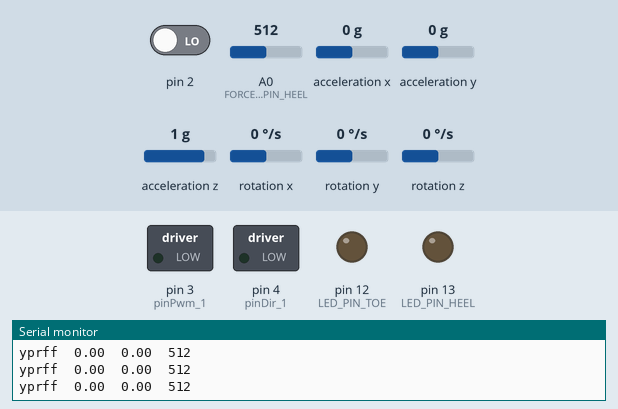
Recording of a sketch running on a simulated Arduino Uno, built with avr-gcc and run on an emulated ATmega328P. Shown: switched loads named in the sketch (green lamp = pin HIGH), output pins drawn as LEDs (lit = HIGH), the last lines printed to the serial monitor. Dashed ring = blinking. The inputs (shaded band) are chosen by the test bench; at power-on: acceleration x 0 g, A0 (FORCE_SENSOR_PIN_HEEL) = 512, acceleration y 0 g, pin 2 LOW, acceleration z 1 g, rotation x 0 °/s, rotation y 0 °/s, rotation z 0 °/s. The sensor or clock chip raises its interrupt line as the real part does.

Above: at 1.7 s.
1.8 s: acceleration x set to 0.3 g
At 3.0 s:
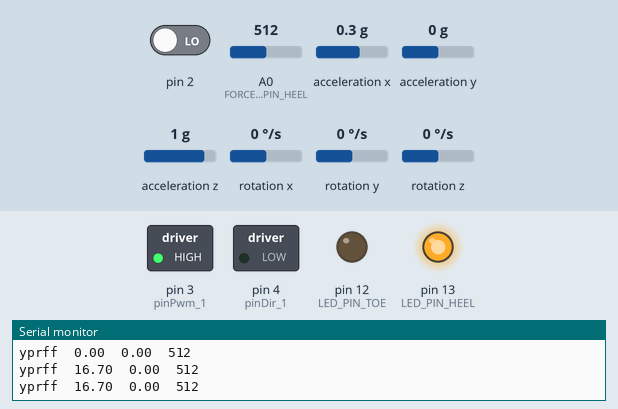
3.3 s: A0 (FORCE_SENSOR_PIN_HEEL) set to 683
6.0 s: A0 (FORCE_SENSOR_PIN_HEEL) set to 711
At 8.5 s:
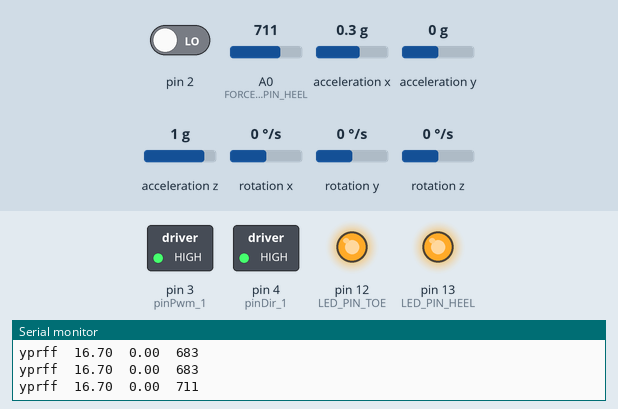
9.0 s: acceleration y set to -1.2 g
12.0 s: acceleration y set to -1.5 g
At 14.2 s:
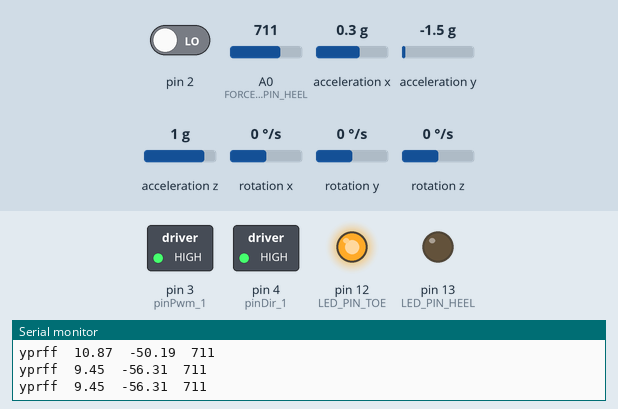
15.0 s: A0 (FORCE_SENSOR_PIN_HEEL) set to 690
At 16.9 s:
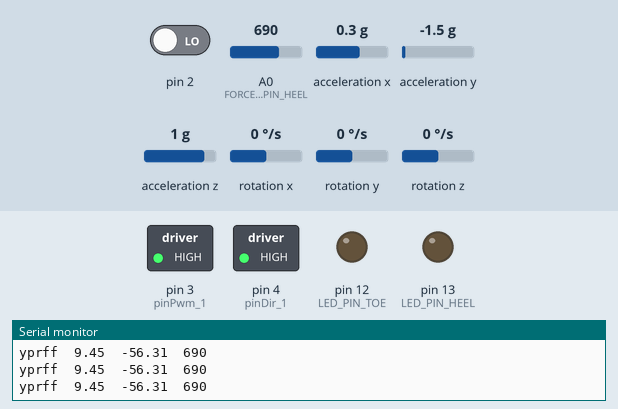
Timing chart, 0 to 18.4 s (numbered marks = the images above; inputs shaded):
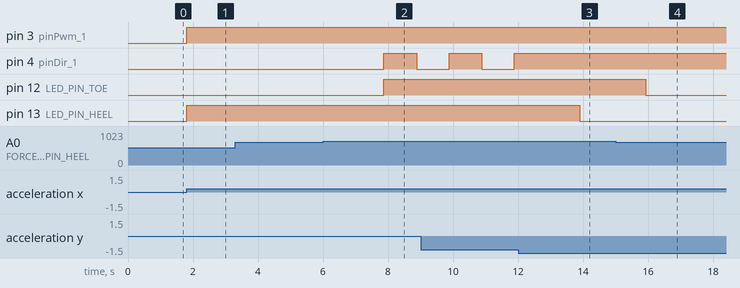

The sketch:

IMU_actuator.ino
```cpp
// I2Cdev and MPU6050 must be installed as libraries, or else the .cpp/.h files
// for both classes must be in the include path of your project
#include "I2Cdev.h"

#include "MPU6050_6Axis_MotionApps20.h"
//#include "MPU6050.h" // not necessary if using MotionApps include file

// Arduino Wire library is required if I2Cdev I2CDEV_ARDUINO_WIRE implementation
// is used in I2Cdev.h
#if I2CDEV_IMPLEMENTATION == I2CDEV_ARDUINO_WIRE
    #include "Wire.h"
#endif

// class default I2C address is 0x68
// specific I2C addresses may be passed as a parameter here
// AD0 low = 0x68 (default for SparkFun breakout and InvenSense evaluation board)
// AD0 high = 0x69
MPU6050 mpu;
//MPU6050 mpu(0x69); // <-- use for AD0 high

/* =========================================================================
   NOTE: In addition to connection 3.3v, GND, SDA, and SCL, this sketch
   depends on the MPU-6050's INT pin being connected to the Arduino's
   external interrupt #0 pin. On the Arduino Uno and Mega 2560, this is
   digital I/O pin 2.
 * ========================================================================= */

/* =========================================================================
   NOTE: Arduino v1.0.1 with the Leonardo board generates a compile error
   when using Serial.write(buf, len). The Teapot output uses this method.
   The solution requires a modification to the Arduino USBAPI.h file, which
   is fortunately simple, but annoying. This will be fixed in the next IDE
   release. For more info, see these links:

   http://arduino.cc/forum/index.php/topic,109987.0.html
   http://code.google.com/p/arduino/issues/detail?id=958
 * ========================================================================= */


// uncomment "OUTPUT_READABLE_YAWPITCHROLL" if you want to see the yaw/
// pitch/roll angles (in degrees) calculated from the quaternions coming
// from the FIFO. Note this also requires gravity vector calculations.
// Also note that yaw/pitch/roll angles suffer from gimbal lock (for
// more info, see: http://en.wikipedia.org/wiki/Gimbal_lock)
#define OUTPUT_READABLE_YAWPITCHROLL

// MPU control/status vars
bool dmpReady = false;  // set true if DMP init was successful
uint8_t mpuIntStatus;   // holds actual interrupt status byte from MPU
uint8_t devStatus;      // return status after each device operation (0 = success, !0 = error)
uint16_t packetSize;    // expected DMP packet size (default is 42 bytes)
uint16_t fifoCount;     // count of all bytes currently in FIFO
uint8_t fifoBuffer[64]; // FIFO storage buffer

// orientation/motion vars
Quaternion q;           // [w, x, y, z]         quaternion container
VectorInt16 aa;         // [x, y, z]            accel sensor measurements
VectorInt16 aaReal;     // [x, y, z]            gravity-free accel sensor measurements
VectorInt16 aaWorld;    // [x, y, z]            world-frame accel sensor measurements
VectorFloat gravity;    // [x, y, z]            gravity vector
float euler[3];         // [psi, theta, phi]    Euler angle container
float ypr[3];           // [yaw, pitch, roll]   yaw/pitch/roll container and gravity vector

// Store previous IMU value
float ypr_prev[3];

// packet structure for InvenSense teapot demo
uint8_t teapotPacket[14] = { '$', 0x02, 0,0, 0,0, 0,0, 0,0, 0x00, 0x00, '\r', '\n' };

// Force sensor define
#define FORCE_SENSOR_PIN_HEEL A0 // the FSR and 10K pulldown are connected to A0
#define FORCE_SENSOR_PIN_TOE A1 // the FSR and 10K pulldown are connected to A1

// Define LED
#define LED_PIN_HEEL 13
#define LED_PIN_TOE 12
bool blinkState_heel = false;
bool blinkState_toe = false;

// Define slope variables
unsigned long t;
unsigned long t_cur;
unsigned long t_prev;

float slope;

bool rising_edge = true;
bool zero_crossing = true;

// Motor shield #1
// PWM is connected to pin 3.
const int pinPwm_1 = 3;

// DIR is connected to pin 4.
const int pinDir_1 = 4;

// Speed of the motor.
static int iSpeed_1 = 0;

// ================================================================
// ===               INTERRUPT DETECTION ROUTINE                ===
// ================================================================

volatile bool mpuInterrupt = false;     // indicates whether MPU interrupt pin has gone high
void dmpDataReady() {
    mpuInterrupt = true;
}

// ================================================================
// ===                      INITIAL SETUP                       ===
// ================================================================

void setup() {
    // join I2C bus (I2Cdev library doesn't do this automatically)
    #if I2CDEV_IMPLEMENTATION == I2CDEV_ARDUINO_WIRE
        Wire.begin();
        TWBR = 24; // 400kHz I2C clock (200kHz if CPU is 8MHz)
    #elif I2CDEV_IMPLEMENTATION == I2CDEV_BUILTIN_FASTWIRE
        Fastwire::setup(400, true);
    #endif

    // initialize serial communication
    // (115200 chosen because it is required for Teapot Demo output, but it's
    // really up to you depending on your project)
    Serial.begin(115200);
    while (!Serial); // wait for Leonardo enumeration, others continue immediately

    // NOTE: 8MHz or slower host processors, like the Teensy @ 3.3v or Ardunio
    // Pro Mini running at 3.3v, cannot handle this baud rate reliably due to
    // the baud timing being too misaligned with processor ticks. You must use
    // 38400 or slower in these cases, or use some kind of external separate
    // crystal solution for the UART timer.

    // initialize device
    Serial.println(F("Initializing I2C devices..."));
    mpu.initialize();

    // verify connection
    Serial.println(F("Testing device connections..."));
    Serial.println(mpu.testConnection() ? F("MPU6050 connection successful") : F("MPU6050 connection failed"));

    // wait for ready
    //Serial.println(F("\nSend any character to begin DMP programming and demo: "));
    //while (Serial.available() && Serial.read()); // empty buffer
    //while (!Serial.available());                 // wait for data
    //while (Serial.available() && Serial.read()); // empty buffer again

    // load and configure the DMP
    Serial.println(F("Initializing DMP..."));
    devStatus = mpu.dmpInitialize();

    // supply your own gyro offsets here, scaled for min sensitivity
    mpu.setXGyroOffset(220);
    mpu.setYGyroOffset(76);
    mpu.setZGyroOffset(-85);
    mpu.setZAccelOffset(1788); // 1688 factory default for my test chip

    // make sure it worked (returns 0 if so)
    if (devStatus == 0) {
        // turn on the DMP, now that it's ready
        Serial.println(F("Enabling DMP..."));
        mpu.setDMPEnabled(true);

        // enable Arduino interrupt detection
        Serial.println(F("Enabling interrupt detection (Arduino external interrupt 0)..."));
        attachInterrupt(0, dmpDataReady, RISING);
        mpuIntStatus = mpu.getIntStatus();

        // set our DMP Ready flag so the main loop() function knows it's okay to use it
        Serial.println(F("DMP ready! Waiting for first interrupt..."));
        dmpReady = true;

        // get expected DMP packet size for later comparison
        packetSize = mpu.dmpGetFIFOPacketSize();
    } else {
        // ERROR!
        // 1 = initial memory load failed
        // 2 = DMP configuration updates failed
        // (if it's going to break, usually the code will be 1)
        Serial.print(F("DMP Initialization failed (code "));
        Serial.print(devStatus);
        Serial.println(F(")"));
    }

    // configure LED for output
    pinMode(LED_PIN_HEEL, OUTPUT);
    pinMode(LED_PIN_TOE, OUTPUT);

    ypr_prev[1] = ypr[1];

    // Initialize the PWM and DIR pins as digital outputs.
    pinMode(pinPwm_1, OUTPUT);
    pinMode(pinDir_1, OUTPUT);

}


// ================================================================
// ===                    MAIN PROGRAM LOOP                     ===
// ================================================================

void loop() {
    // if programming failed, don't try to do anything
    if (!dmpReady) return;

    // wait for MPU interrupt or extra packet(s) available
    while (!mpuInterrupt && fifoCount < packetSize) {
        // other program behavior stuff here
    }

    // reset interrupt flag and get INT_STATUS byte
    mpuInterrupt = false;
    mpuIntStatus = mpu.getIntStatus();

    // get current FIFO count
    fifoCount = mpu.getFIFOCount();

    // check for overflow (this should never happen unless our code is too inefficient)
    if ((mpuIntStatus & 0x10) || fifoCount == 1024) {
        // reset so we can continue cleanly
        mpu.resetFIFO();
        Serial.println(F("FIFO overflow!"));

    // otherwise, check for DMP data ready interrupt (this should happen frequently)
    } else if (mpuIntStatus & 0x02) {
        // wait for correct available data length, should be a VERY short wait
        while (fifoCount < packetSize) fifoCount = mpu.getFIFOCount();

        // read a packet from FIFO
        mpu.getFIFOBytes(fifoBuffer, packetSize);

        // track FIFO count here in case there is > 1 packet available
        // (this lets us immediately read more without waiting for an interrupt)
        fifoCount -= packetSize;

        #ifdef OUTPUT_READABLE_YAWPITCHROLL
            // display Euler angles in degrees
            ypr_prev[1] = ypr[1];
            t_prev = millis();

            mpu.dmpGetQuaternion(&q, fifoBuffer);
            mpu.dmpGetGravity(&gravity, &q);
            mpu.dmpGetYawPitchRoll(ypr, &q, &gravity);
            int analogReading_toe = analogRead(FORCE_SENSOR_PIN_HEEL);

            t = millis();

            Serial.print("yprff\t");
            //Serial.print(ypr[0] * 180/M_PI);
            //Serial.print("\t");
            Serial.print(ypr[1] * 180/M_PI);
            Serial.print("\t");
            Serial.print(ypr[2] * 180/M_PI);
            Serial.print("\t");
            Serial.println(analogReading_toe); // print the raw analog reading

            float num = ypr[1]* 180/M_PI-ypr_prev[1]* 180/M_PI;
            unsigned long denom = t - t_prev;

            slope = num/denom;
            slope = num/(float(denom)/1000);

            //Serial.print("\t");
            //Serial.println(slope); // print the raw analog reading
//
//            if (ypr[1]*180/M_PI > 10 && slope >= -50 && zero_crossing == true ) {
//              blinkState_heel = !blinkState_heel;
//              zero_crossing = !zero_crossing;
//            }
//
//            if (slope <= -50) {
//              zero_crossing = !zero_crossing;
//            }

            // Heel strike
            if (ypr[1]*180/M_PI > 10) {
              blinkState_heel = !blinkState_heel;
              digitalWrite(LED_PIN_HEEL, blinkState_heel);

              iSpeed_1 = 255;
              analogWrite(pinPwm_1, iSpeed_1);
              digitalWrite(pinDir_1, LOW);
              delay(1000);
            }

            // Toe off
            if (analogReading_toe > 700) {
              blinkState_toe = !blinkState_toe;
              digitalWrite(LED_PIN_TOE, blinkState_toe);

              iSpeed_1 = 255;
              analogWrite(pinPwm_1, iSpeed_1);
              digitalWrite(pinDir_1, HIGH);
              delay(1000);
            }

            digitalWrite(LED_PIN_HEEL, blinkState_heel);
            digitalWrite(LED_PIN_TOE, blinkState_toe);

            blinkState_heel = false;
            blinkState_toe = false;

        #endif
    }
}
```

Measured:
- the behaviour switches between 0.1 and 0.2 g on acceleration x (found by bisection; images 0 and 1)
- the behaviour switches between 700 and 701 on A0 (FORCE_SENSOR_PIN_HEEL) (found by bisection; images 1 and 2)
- the behaviour switches between -1.3 and -1.4 g on acceleration y (found by bisection; images 2 and 3)
- after the input at 1.8 s, pin 3 (pinPwm_1), pin 13 (LED_PIN_HEEL): LOW → HIGH at once
- after the input at 6.0 s, pin 4 (pinDir_1): LOW → HIGH after 1.9 s, → LOW 1.0 s later; pin 12 (LED_PIN_TOE): LOW → HIGH after 1.9 s
- after the input at 12.0 s, pin 4 (pinDir_1): stays HIGH (without the input it goes to LOW after 0.90 s); pin 13 (LED_PIN_HEEL): HIGH → LOW after 1.9 s
- after the input at 15.0 s, pin 12 (LED_PIN_TOE): HIGH → LOW after 0.93 s
